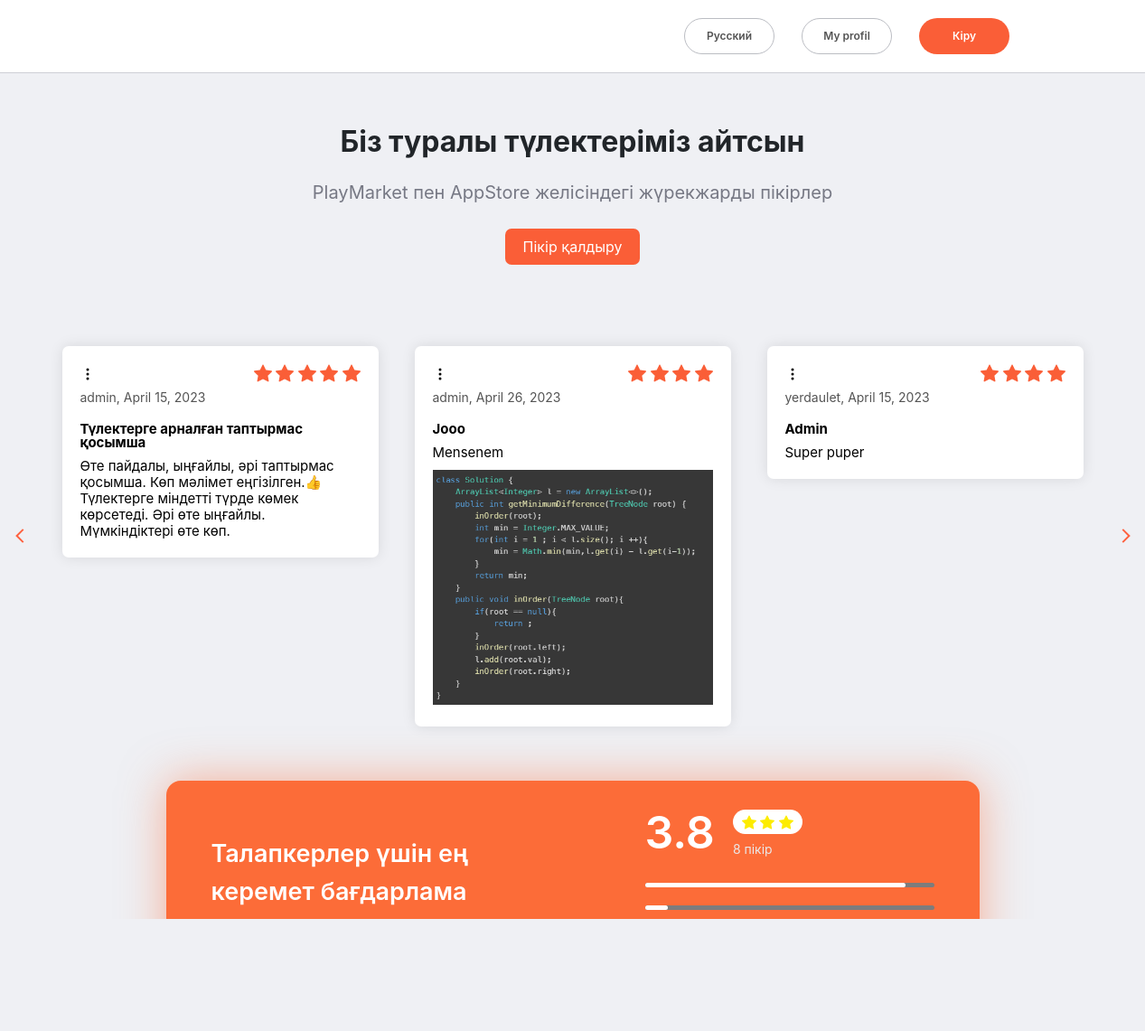
The page / on the database its author committed.
### main/models.py (models this page shows, shortened)
class Review(models.Model):
    author = models.ForeignKey(User, on_delete=models.SET_NULL, null=True)
    title = models.CharField(max_length=255)
    description = models.TextField()
    rating = models.IntegerField()
    date = models.DateField(auto_now=True)
    img = models.ImageField(null=True, blank=True, upload_to="images/")

### main/views.py (the view)
# urls.py: path('', views.MainPage, name='main'),
def MainPage(request):
    reviews = Review.objects.all()
    count_of_reviews = reviews.count()
    rating = 0
    for review in reviews:
        rating += review.rating
    rating = float(str(round((rating / count_of_reviews), 1)))
    context = {
        'reviews': reviews,
        'rating': rating,
        'count_of_reviews': count_of_reviews
    }
    return render(request, 'main/home.html', context)

### main/templates/main/home.html (shortened to what this page needs)
{% extends 'main/base.html' %}
{% load static %}
{% block content %}
    <div class="section_container">
        <div class="main_section_review_container">
            <div class="title_main_section_review_block">
                <h1>Біз туралы түлектеріміз айтсын</h1>
            </div>
            <div class="additional_main_section_review_block">
                <p>PlayMarket пен AppStore желісіндегі жүрекжарды пікірлер</p>
            </div>
            <a href="{% url 'create' %}" class="create_review">Пікір қалдыру</a>
            <div class="main_reviews_block_section_container">
                <div class="prev_review_button">
                    <i>
                        <svg class="" width="32" height="32" viewBox="0 0 94 94" fill="none" xmlns="http://www.w3.org/2000/svg" style="display: block; transform: rotate(180deg);">
                            <path d="M39 68L60 47L39 26" stroke="black" vector-effect="non-scaling-stroke" style="stroke-width: 2px; stroke: rgb(255, 97, 63);"></path>
                        </svg>
                    </i>
                </div>
                <div class="core_review_block_main">
                    {% for review in reviews %}
                        <div class="review_block_main">
                            <div class="rating_block_main_review">
                                <i class="menu_icon_more">
                                    <svg xmlns="http://www.w3.org/2000/svg" width="16" height="16" fill="#000" class="bi bi-three-dots-vertical" viewBox="0 0 16 16">
                                        <path d="M9.5 13a1.5 1.5 0 1 1-3 0 1.5 1.5 0 0 1 3 0zm0-5a1.5 1.5 0 1 1-3 0 1.5 1.5 0 0 1 3 0zm0-5a1.5 1.5 0 1 1-3 0 1.5 1.5 0 0 1 3 0z"></path>
                                    </svg>
                                </i>
                                {% if review.rating == 5 %}
                                    <i>
                                    </i>
                                {% elif review.rating == 4 %}
                                    <i>
                                    </i>
                                {% endif %}
                            </div>
                            <div class="author_date_block_main_review">
                                <p>{{ review.author.username }}, {{ review.date }}</p>
                            </div>
                            <div class="title_block_main_review">
                                <h1>{{ review.title }}</h1>
                            </div>
                            <div class="description_block_main_review">
                                <p>{{ review.description }}</p>
                            </div>
                            {% if review.img %}
                            <div class="description_block_main_review">
                                <img src="{{ review.img.url }}" alt="Image" width="100%">
                            </div>
                            {% endif %}
                        </div>
                    {% endfor %}
                </div>
                <div class="next_review_button">
                    <i>
                        <svg class="" width="32" height="32" viewBox="0 0 94 94" fill="none" xmlns="http://www.w3.org/2000/svg" style="display: block;">
                            <path d="M39 68L60 47L39 26" stroke="black" vector-effect="non-scaling-stroke" style="stroke-width: 2px; stroke: rgb(255, 97, 63);"></path>
                        </svg>
                    </i>
                </div>
            </div>
            <div class="our_review_rating_container">
                <div class="core_info_block_our_review_rating">
                    <div class="title_core_info_block">
                        <h1>Талапкерлер үшін ең керемет бағдарлама</h1>
                    </div>
                    <div class="download_technology_product_block">
                    </div>
                </div>
                <div class="core_rating_block_our_review">
                    <div class="main_info_core_rating_block">
                        <div class="main_rating_main_info_core_rating">
                            <h1>{{ rating }}</h1>
                        </div>
                        <div class="different_rating_main_info_core_rating">
                            <div class="rating_stars_different_rating">
                                {% if rating >= 5 %}
                                    <i>
                                        <svg xmlns="http://www.w3.org/2000/svg" width="16" height="16" fill="#fdec00" class="bi bi-star-fill" viewBox="0 0 16 16">
                                            <path d="M3.612 15.443c-.386.198-.824-.149-.746-.592l.83-4.73L.173 6.765c-.329-.314-.158-.888.283-.95l4.898-.696L7.538.792c.197-.39.73-.39.927 0l2.184 4.327 4.898.696c.441.062.612.636.282.95l-3.522 3.356.83 4.73c.078.443-.36.79-.746.592L8 13.187l-4.389 2.256z"></path>
                                        </svg>
                                        <svg xmlns="http://www.w3.org/2000/svg" width="16" height="16" fill="#fdec00" class="bi bi-star-fill" viewBox="0 0 16 16">
                                            <path d="M3.612 15.443c-.386.198-.824-.149-.746-.592l.83-4.73L.173 6.765c-.329-.314-.158-.888.283-.95l4.898-.696L7.538.792c.197-.39.73-.39.927 0l2.184 4.327 4.898.696c.441.062.612.636.282.95l-3.522 3.356.83 4.73c.078.443-.36.79-.746.592L8 13.187l-4.389 2.256z"></path>
                                        </svg>
                                        <svg xmlns="http://www.w3.org/2000/svg" width="16" height="16" fill="#fdec00" class="bi bi-star-fill" viewBox="0 0 16 16">
                                            <path d="M3.612 15.443c-.386.198-.824-.149-.746-.592l.83-4.73L.173 6.765c-.329-.314-.158-.888.283-.95l4.898-.696L7.538.792c.197-.39.73-.39.927 0l2.184 4.327 4.898.696c.441.062.612.636.282.95l-3.522 3.356.83 4.73c.078.443-.36.79-.746.592L8 13.187l-4.389 2.256z"></path>
                                        </svg>
                                        <svg xmlns="http://www.w3.org/2000/svg" width="16" height="16" fill="#fdec00" class="bi bi-star-fill" viewBox="0 0 16 16">
                                            <path d="M3.612 15.443c-.386.198-.824-.149-.746-.592l.83-4.73L.173 6.765c-.329-.314-.158-.888.283-.95l4.898-.696L7.538.792c.197-.39.73-.39.927 0l2.184 4.327 4.898.696c.441.062.612.636.282.95l-3.522 3.356.83 4.73c.078.443-.36.79-.746.592L8 13.187l-4.389 2.256z"></path>
                                        </svg>
                                        <svg xmlns="http://www.w3.org/2000/svg" width="16" height="16" fill="#fdec00" class="bi bi-star-fill" viewBox="0 0 16 16">
                                            <path d="M3.612 15.443c-.386.198-.824-.149-.746-.592l.83-4.73L.173 6.765c-.329-.314-.158-.888.283-.95l4.898-.696L7.538.792c.197-.39.73-.39.927 0l2.184 4.327 4.898.696c.441.062.612.636.282.95l-3.522 3.356.83 4.73c.078.443-.36.79-.746.592L8 13.187l-4.389 2.256z"></path>
                                        </svg>
                                    </i>
                                {% elif rating >= 3 and rating < 4 %}
                                    <i>
                                    </i>
                                {% endif %}
                            </div>
                            <div class="count_of_reviews_different_info">
                                <p>{{ count_of_reviews }} пікір</p>
                            </div>
                        </div>
                    </div>
                    <div class="range_value_rating_info_block">
                        <div class="range_value_rating">
                            <div class="first_range_rating_value"></div>
                        </div>
                        <div class="range_value_rating">
                            <div class="second_range_rating_value"></div>
                        </div>
                        <div class="range_value_rating">
                            <div class="third_range_rating_value"></div>
                        </div>
                        <div class="range_value_rating">
                            <div class="fourth_range_rating_value"></div>
                        </div>
                        <div class="range_value_rating">
                            <div class="fifth_range_rating_value"></div>
                        </div>
                    </div>
                </div>
            </div>
        </div>
    </div>
{% endblock %}

### main/templates/main/base.html (shortened to what this page needs)
<!doctype html>
{% load static %}
<html lang="en">
<head>
    <link href="https://cdn.jsdelivr.net/npm/bootstrap@5.3.0-alpha3/dist/css/bootstrap.min.css" rel="stylesheet">
    <link rel="stylesheet" href="{% static 'main/css/style.css' %}">
</head>
<body>
    <header>
        <div class="wrapper">
            <div class="header_container">
                <div class="account_block_header_container">
                    <div class="language_block_account_header">
                        <a href="">Русский</a>
                    </div>
                    <div class="language_block_account_header">
                        <a href="">My profil</a>
                    </div>
                    <div class="login_block_account_header">
                        {% if user.is_authenticated %}
                            <a href="#">{{ user.username }}</a>
                        {% else %}
                            <a href="{% url 'login' %}">Кіру</a>
                        {% endif %}
                    </div>
                </div>
            </div>
        </div>
    </header>
    <main>
        {% block content %}
        {% endblock %}
    </main>
</body>
</html>

### rows shown on the page
Review: rating 5 (drawn), author.username "admin", date "April 15, 2023", title "Түлектерге арналған таптырмас қосымша", description "Өте пайдалы, ыңғайлы, әрі таптырмас қосымша. Көп мәлімет еңгізілген.👍 Түлектерге міндетті түрде көмек көрсетеді. Әрі өте ыңғайлы. Мүмкіндіктері өте көп."
Review: rating 4 (drawn), author.username "admin", date "April 26, 2023", title "Jooo", description "Mensenem", img (picture)
Review: rating 4 (drawn), author.username "yerdaulet", date "April 15, 2023", title "Admin", description "Super puper"

### other values the page prints
{{ rating }} "3.8"
{{ count_of_reviews }} "8"
